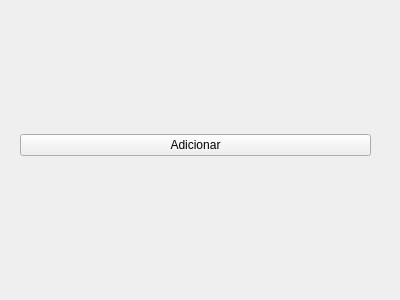
<?xml version="1.0" encoding="UTF-8"?>
<ui version="4.0">
 <class>atualizaAcervo_Menu</class>
 <widget class="QWidget" name="atualizaAcervo_Menu">
  <property name="geometry">
   <rect>
    <x>0</x>
    <y>0</y>
    <width>400</width>
    <height>300</height>
   </rect>
  </property>
  <property name="windowTitle">
   <string>Form</string>
  </property>
  <widget class="QWidget" name="verticalLayoutWidget">
   <property name="geometry">
    <rect>
     <x>20</x>
     <y>60</y>
     <width>351</width>
     <height>171</height>
    </rect>
   </property>
   <layout class="QVBoxLayout" name="verticalLayout">
    <item>
     <widget class="QPushButton" name="btn_add">
      <property name="text">
       <string>Adicionar</string>
      </property>
     </widget>
    </item>
   </layout>
  </widget>
 </widget>
 <resources/>
 <connections/>
</ui>
